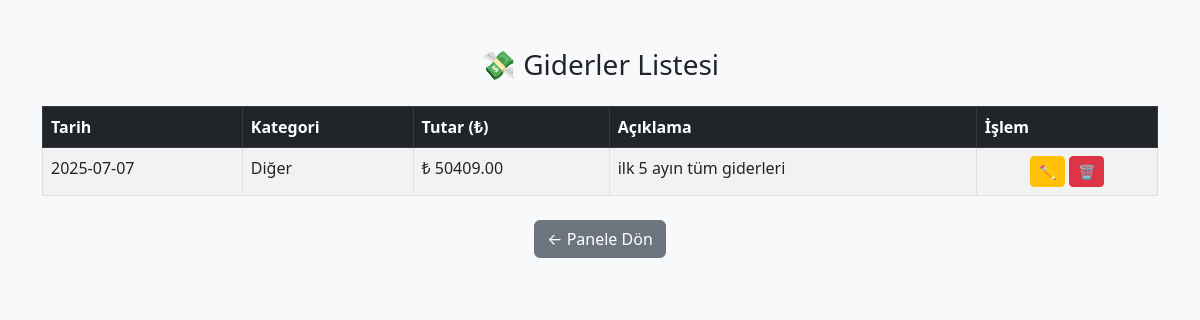
Page /giderler (signed in) on the committed database.
### tables this page shows
CREATE TABLE giderler (
    id INTEGER PRIMARY KEY AUTOINCREMENT,
    kategori TEXT,
    tutar REAL,
    tarih TEXT,
    aciklama TEXT
);

### app.py (the view)
@app.route("/giderler")
@sadece_yonetici
def gider_listele():
    conn = sqlite3.connect("apartman.db")
    conn.row_factory = sqlite3.Row
    cur = conn.cursor()
    cur.execute("""
        SELECT id, kategori, tutar, tarih, aciklama
        FROM giderler
        ORDER BY tarih DESC
    """)
    kayitlar = cur.fetchall()
    conn.close()
    return render_template("gider_listele.html", giderler=kayitlar)

### app.py (called while the page is built)
def sadece_yonetici(f):
    @wraps(f)
    def wrapper(*args, **kwargs):
        if session.get('rol') != 'yonetici':
            return redirect(url_for('giris'))  # Yanlış rol → giriş ekranına gönder
        return f(*args, **kwargs)
    return wrapper

### templates/gider_listele.html (shortened to what this page needs)
<!DOCTYPE html>
<html lang="tr">
<head>
  <link href="https://cdn.jsdelivr.net/npm/bootstrap@5.3.0/dist/css/bootstrap.min.css" rel="stylesheet">
</head>
<body class="bg-light">
  <div class="container mt-5">
    <h3 class="mb-4 text-center">💸 Giderler Listesi</h3>
    <table class="table table-bordered table-striped">
      <thead class="table-dark">
        <tr>
          <th>Tarih</th>
          <th>Kategori</th>
          <th>Tutar (₺)</th>
          <th>Açıklama</th>
          <th>İşlem</th>
        </tr>
      </thead>
      <tbody>
        {% for id, kategori, tutar, tarih, aciklama in giderler %}
          <tr>
            <td>{{ tarih }}</td>
            <td>{{ kategori }}</td>
            <td>₺ {{ "{:.2f}".format(tutar | float) }}</td>
            <td>{{ aciklama or "-" }}</td>
            <td class="text-center">
              <a href="/gider-duzenle/{{ id }}" class="btn btn-sm btn-warning">✏️</a>
              <a href="/gider-sil/{{ id }}" class="btn btn-sm btn-danger" onclick="return confirm('Silmek istediğine emin misin?')">🗑️</a>
            </td>
          </tr>
        {% else %}
          <tr>
            <td colspan="5" class="text-center text-muted">Kayıt bulunamadı</td>
          </tr>
        {% endfor %}
      </tbody>
    </table>
    <div class="text-center mt-4">
      <a href="/panel" class="btn btn-secondary">← Panele Dön</a>
    </div>
  </div>
</body>
</html>

### rows in the picture
giderler: tarih "2025-07-07", kategori "Diğer", tutar "50409.00", aciklama "ilk 5 ayın tüm giderleri"
